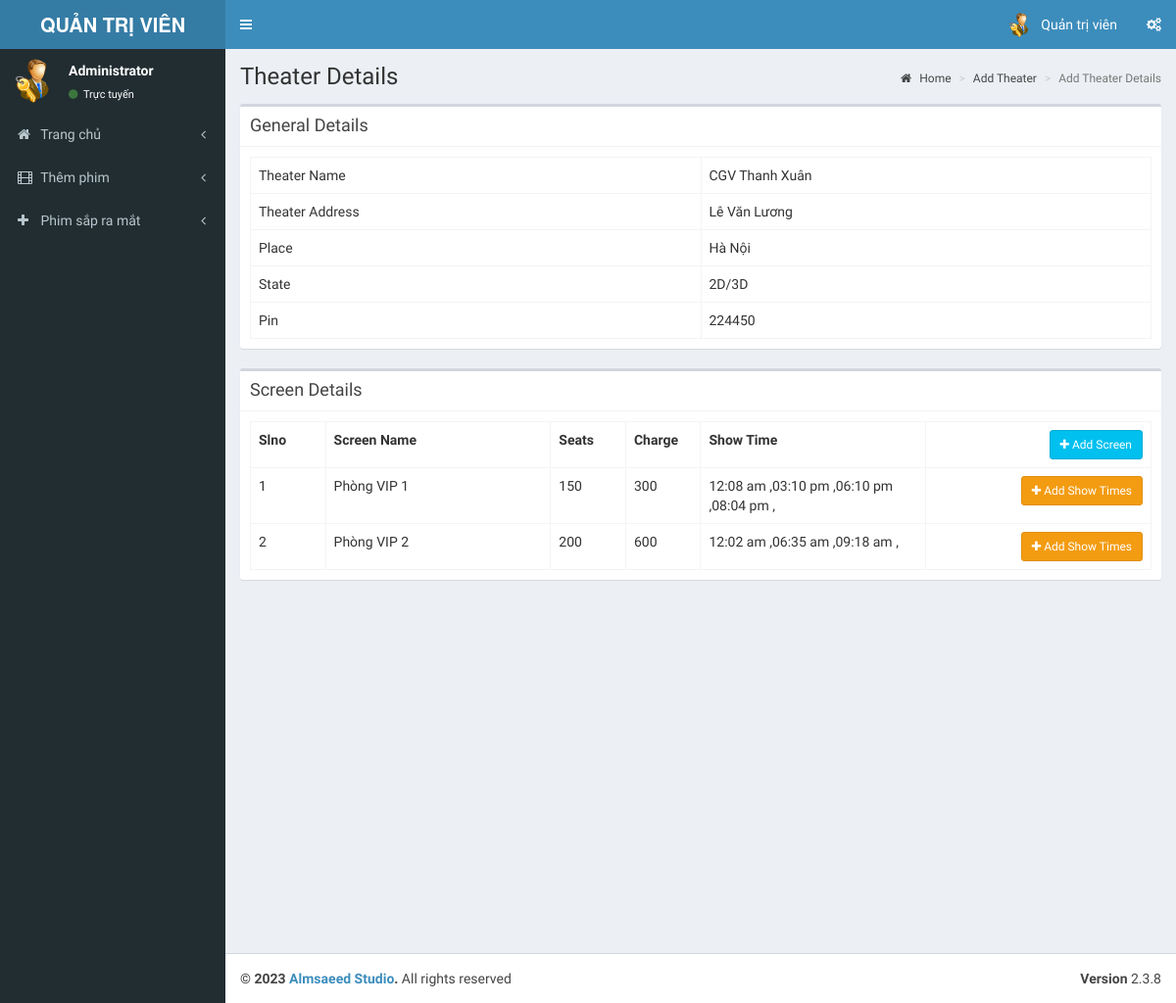
/admin/pages/add_theatre_2.1.php?id=6 (signed in), run on an earlier commit of the app's database.
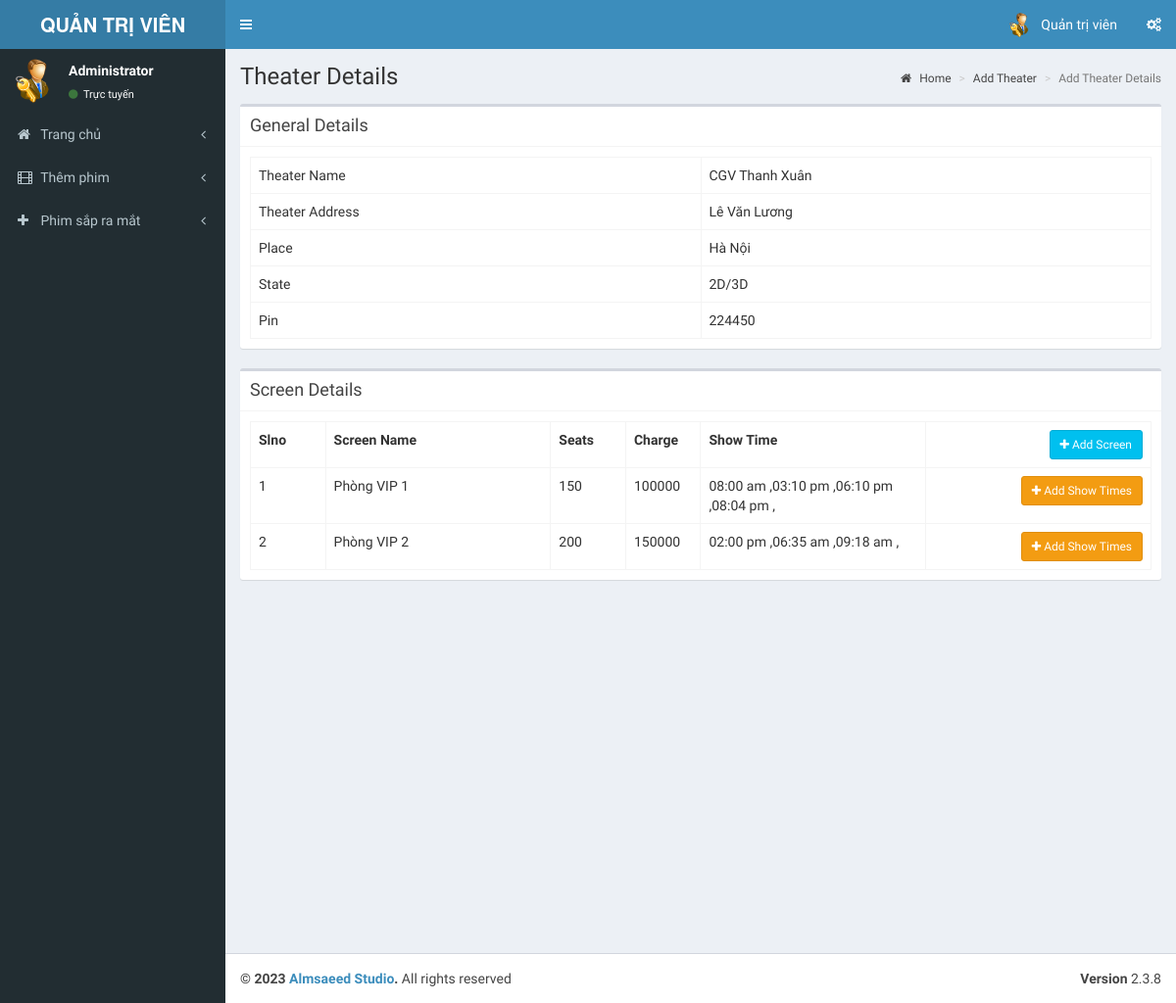
And on a later commit of the database.
### tables this page shows
CREATE TABLE `tbl_screens` (
  `screen_id` int(11) NOT NULL,
  `t_id` int(11) NOT NULL COMMENT 'theatre id',
  `screen_name` varchar(110) NOT NULL,
  `seats` int(11) NOT NULL COMMENT 'number of seats',
  `charge` decimal(11,0) NOT NULL
);

CREATE TABLE `tbl_show_time` (
  `st_id` int(11) NOT NULL,
  `screen_id` int(11) NOT NULL,
  `name` varchar(40) NOT NULL COMMENT 'noon,second,etc',
  `start_time` time NOT NULL
);

### admin/pages/add_theatre_2.1.php (the view, shortened to what this page needs)
<?php
include('header.php');
?>
  <div class="content-wrapper">
    <section class="content-header">
      <h1>
        Theater Details
      </h1>
      <ol class="breadcrumb">
        <li><a href="index.php"><i class="fa fa-home"></i> Home</a></li>
        <li><a href="add_theater.php">Add Theater</a></li>
        <li class="active">Add Theater Details</li>
      </ol>
    </section>
    <section class="content">
      <div class="box">
         <div class="box-header with-border">
              <h3 class="box-title">General Details</h3>
            </div>
        <div class="box-body">
          <?php
            $th=mysqli_query($con,"select * from tbl_theatre where id='".$_GET['id']."'");
            $theatre=mysqli_fetch_array($th);
          ?>
            <table class="table table-bordered table-hover">
                <tr>
                    <td class="col-md-6">Theater Name</td>
                    <td  class="col-md-6"><?php echo $theatre['name'];?></td>
                </tr>
                <tr>
                    <td>Theater Address</td>
                    <td><?php echo $theatre['address'];?></td>
                </tr>
                <tr>
                    <td>Place</td>
                    <td><?php echo $theatre['place'];?></td>
                </tr>
                <tr>
                    <td>State</td>
                    <td><?php echo $theatre['state'];?></td>
                </tr>
                <tr>
                    <td>Pin</td>
                    <td><?php echo $theatre['pin'];?></td>
                </tr>
            </table>
        </div>
      </div>
         <div class="box">
         <div class="box-header with-border">
              <h3 class="box-title">Screen Details</h3>
            </div>
        <div class="box-body" id="screendtls">
          <?php
            $sr=mysqli_query($con,"select * from tbl_screens where t_id='".$_GET['id']."'");
            if(mysqli_num_rows($sr))
            {
          ?>
            <table class="table table-bordered table-hover">
              <th class="col-md-1">Slno</th>
              <th class="col-md-3">Screen Name</th>
              <th class="col-md-1">Seats</th>
              <th class="col-md-1">Charge</th>
              <th class="col-md-3">Show Time</th>
              <th class="text-right col-md-3"><button data-toggle="modal" data-target="#view-modal" id="getUser" class="btn btn-sm btn-info"><i class="fa fa-plus"></i> Add Screen</button></th>
                <?php
                $sl=1;
                while($screen=mysqli_fetch_array($sr))
                {
                  ?>
                  <tr>
                    <td><?php echo $sl;?></td>
                    <td><?php echo $screen['screen_name'];?></td>
                    <td><?php echo $screen['seats'];?></td>
                    <td><?php echo $screen['charge'];?></td>
                    <?php
                      $st=mysqli_query($con,"select * from tbl_show_time where screen_id='".$screen['screen_id']."'");
                    ?>
                    <td><?php if(mysqli_num_rows($st)) { while($stm=mysqli_fetch_array($st))
                    { echo date('h:i a',strtotime($stm['start_time']))." ,";}}
                    else
                    {echo "No Show Time Added";}
                    ?></td>
                    <td class="text-right"><button data-toggle="modal" data-id="<?php echo $screen['screen_id'];?>" data-target="#view-modal2" id="getUser2" class="btn btn-sm btn-warning"><i class="fa fa-plus"></i> Add Show Times</button></td>
                  </tr>
                  <?php
                  $sl++;
                }
                ?>
            </table>
            <?php
            }
            else
            {
              ?>
              <button data-toggle="modal" data-target="#view-modal" id="getUser" class="btn btn-sm btn-info"><i class="fa fa-plus"></i> Add Screen</button>
              <?php
            }
            ?>
        </div>
      </div>
    </section>
  </div>
  <?php
include('footer.php');
?>

What changed in the data, as far as the page shows it:
changed tbl_screens "Phòng VIP 1": charge "300" → "100000"
changed tbl_show_time (number 1 of 7 on the later page): start_time "12:08 am" → "08:00 am"
changed tbl_screens "Phòng VIP 2": charge "600" → "150000"
changed tbl_show_time (number 5 of 7 on the later page): start_time "12:02 am" → "02:00 pm"
